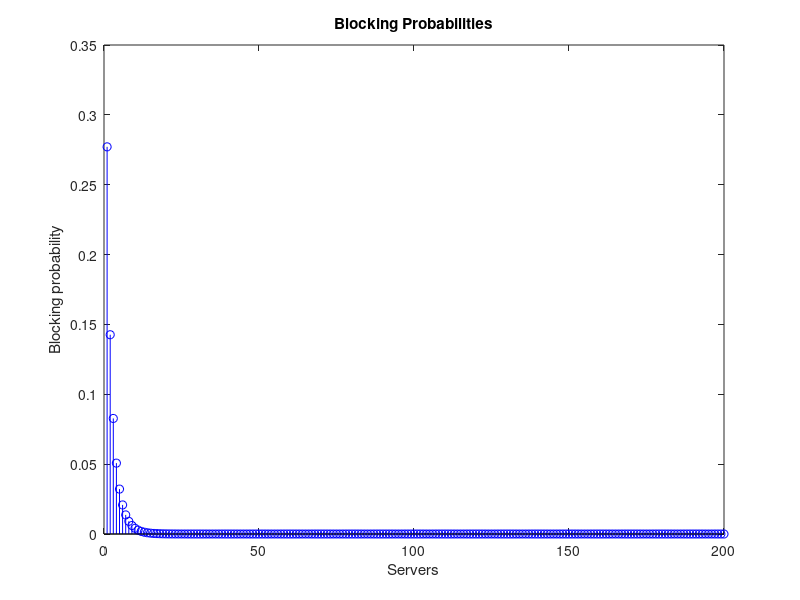

MATLAB code for this plot:
# Exercise 1
clc;
clear all;
close all;
pkg load queueing;

% r = lamda / mu
% c: number of servers 

function p = erlangb_factorial (r,c)
  s = 0;
  for k = 0:1:c
    s = s + (power(r,k)/factorial(k));
  endfor
  p = (power(r,c)/factorial(c))/s;
endfunction


function p = erlangb_iterative (r,c)
  p = 1;
  for i=0:1:c
    p = ((r*p)/((r*p)+i));
  endfor
endfunction

display("Erlangb_factorial(9,9) =");
disp(erlangb_factorial(9,9));

display("Erlangb(9,9) =");
disp(erlangb(9,9));

display("Erlangb_iterative(9,9) =");
disp(erlangb_iterative(9,9));

display("Erlangb_factorial(1024,1024) =");
disp(erlangb_factorial(1024,1024));

display("Erlangb_iterative(1024,1024) =");
disp(erlangb_iterative(1024,1024));

P = zeros(0,200);

for i = 1:1:200
  P(i) = erlangb_iterative (i*(23/60),i)
endfor




figure(1);
stem(P,'b',"linewidth",0.4);
title("Blocking Probabilities")
xlabel("Servers");
ylabel("Blocking probability");
